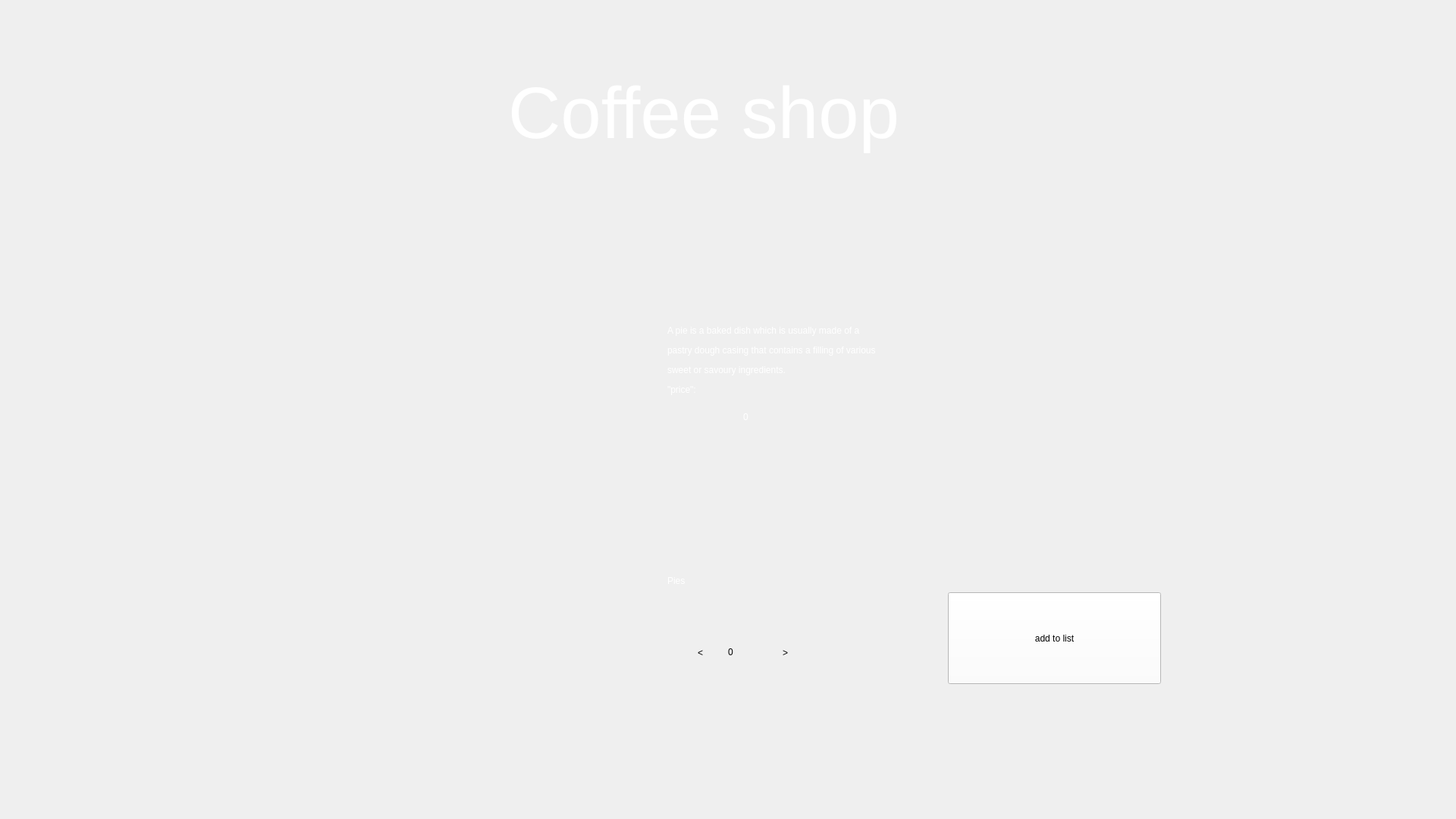
<?xml version="1.0" encoding="UTF-8"?>
<ui version="4.0">
 <class>PiesForm</class>
 <widget class="QWidget" name="PiesForm">
  <property name="geometry">
   <rect>
    <x>0</x>
    <y>0</y>
    <width>1920</width>
    <height>1080</height>
   </rect>
  </property>
  <property name="windowTitle">
   <string>Form</string>
  </property>
  <property name="styleSheet">
   <string notr="true"/>
  </property>
  <widget class="QLabel" name="Back">
   <property name="geometry">
    <rect>
     <x>0</x>
     <y>0</y>
     <width>1920</width>
     <height>1080</height>
    </rect>
   </property>
   <property name="styleSheet">
    <string notr="true">background-image: url(':/res/img/backgr.png');

background-repeat: no-repeat;
</string>
   </property>
   <property name="text">
    <string/>
   </property>
  </widget>
  <widget class="QLabel" name="label_2">
   <property name="geometry">
    <rect>
     <x>670</x>
     <y>80</y>
     <width>581</width>
     <height>141</height>
    </rect>
   </property>
   <property name="styleSheet">
    <string notr="true">position: absolute;
font: 700 26pt &quot;Segoe Script&quot;;
width: 328px;
height: 88px;
left: 796px;
top: 79px;
font-style: normal;
font-weight: 400;
font-size: 64px;
line-height: 88px;
color: #FFFFFF;
 border: none; 
outline: none;
background-position: center;
 background-repeat: no-repeat; 
background-color: transparent;</string>
   </property>
   <property name="text">
    <string>&lt;html&gt;&lt;head/&gt;&lt;body&gt;&lt;p&gt;&lt;span style=&quot; font-size:72pt;&quot;&gt;Coffee shop&lt;/span&gt;&lt;/p&gt;&lt;/body&gt;&lt;/html&gt;</string>
   </property>
  </widget>
  <widget class="QPushButton" name="Zerno">
   <property name="geometry">
    <rect>
     <x>89</x>
     <y>79</y>
     <width>130</width>
     <height>130</height>
    </rect>
   </property>
   <property name="styleSheet">
    <string notr="true">background-image: url(':/res/img/24.png');
background-position: center;
 background-repeat: no-repeat; 
background-color: transparent;
 border: none; 
outline: none;</string>
   </property>
   <property name="text">
    <string/>
   </property>
  </widget>
  <widget class="QLabel" name="label">
   <property name="geometry">
    <rect>
     <x>230</x>
     <y>310</y>
     <width>500</width>
     <height>591</height>
    </rect>
   </property>
   <property name="styleSheet">
    <string notr="true">background-image: url(':/res/img/Pies2.png');
background-position: center;
 background-repeat: no-repeat; </string>
   </property>
   <property name="text">
    <string/>
   </property>
  </widget>
  <widget class="QLabel" name="label_3">
   <property name="geometry">
    <rect>
     <x>880</x>
     <y>310</y>
     <width>711</width>
     <height>331</height>
    </rect>
   </property>
   <property name="styleSheet">
    <string notr="true">font: 700 18pt &quot;Segoe Script&quot;;
color: #FFFFFF;
</string>
   </property>
   <property name="text">
    <string>&lt;html&gt;&lt;head/&gt;&lt;body&gt;&lt;p&gt;A pie is a baked dish which is usually made of a &lt;/p&gt;&lt;p&gt;pastry dough casing that contains a filling of various&lt;/p&gt;&lt;p&gt;sweet or savoury ingredients.&lt;/p&gt;&lt;p&gt;&amp;quot;price&amp;quot;: &lt;/p&gt;&lt;/body&gt;&lt;/html&gt;</string>
   </property>
  </widget>
  <widget class="QPushButton" name="Buttmin">
   <property name="geometry">
    <rect>
     <x>884</x>
     <y>820</y>
     <width>79</width>
     <height>81</height>
    </rect>
   </property>
   <property name="styleSheet">
    <string notr="true">font: 700 18pt &quot;Segoe Script&quot;;
background-image: url(:/res/img/whites.png);

 border: none; 
outline: none;</string>
   </property>
   <property name="text">
    <string>&lt;</string>
   </property>
  </widget>
  <widget class="QPushButton" name="Buttpl">
   <property name="geometry">
    <rect>
     <x>995</x>
     <y>820</y>
     <width>81</width>
     <height>81</height>
    </rect>
   </property>
   <property name="styleSheet">
    <string notr="true">font: 700 18pt &quot;Segoe Script&quot;;
background-image: url(:/res/img/whites.png);

 border: none; 
outline: none;</string>
   </property>
   <property name="text">
    <string>&gt;</string>
   </property>
  </widget>
  <widget class="QLabel" name="numberqwert">
   <property name="geometry">
    <rect>
     <x>960</x>
     <y>820</y>
     <width>91</width>
     <height>81</height>
    </rect>
   </property>
   <property name="statusTip">
    <string/>
   </property>
   <property name="whatsThis">
    <string/>
   </property>
   <property name="layoutDirection">
    <enum>Qt::LeftToRight</enum>
   </property>
   <property name="styleSheet">
    <string notr="true">font: 700 18pt &quot;Segoe Script&quot;;
 border: none; 
outline: none;
background-image: url(:/res/img/whites.png);
text-align: center;</string>
   </property>
   <property name="lineWidth">
    <number>1</number>
   </property>
   <property name="text">
    <string>&lt;html&gt;&lt;head/&gt;&lt;body&gt;&lt;p&gt;0&lt;/p&gt;&lt;/body&gt;&lt;/html&gt;</string>
   </property>
  </widget>
  <widget class="QPushButton" name="pushButton">
   <property name="geometry">
    <rect>
     <x>1250</x>
     <y>781</y>
     <width>281</width>
     <height>121</height>
    </rect>
   </property>
   <property name="styleSheet">
    <string notr="true">font: 700 25pt &quot;Segoe Script&quot;;
background-color: rgb(255, 255, 255);
background-color: rgb(255, 255, 255);</string>
   </property>
   <property name="text">
    <string>add to list</string>
   </property>
  </widget>
  <widget class="QLabel" name="L1">
   <property name="geometry">
    <rect>
     <x>980</x>
     <y>540</y>
     <width>49</width>
     <height>20</height>
    </rect>
   </property>
   <property name="styleSheet">
    <string notr="true">font: 700 18pt &quot;Segoe Script&quot;;
color: #FFFFFF;</string>
   </property>
   <property name="text">
    <string>0</string>
   </property>
  </widget>
  <widget class="QLabel" name="Lab1">
   <property name="geometry">
    <rect>
     <x>880</x>
     <y>730</y>
     <width>251</width>
     <height>71</height>
    </rect>
   </property>
   <property name="styleSheet">
    <string notr="true">font: 700 27pt &quot;Segoe Script&quot;;
color: #FFFFFF;</string>
   </property>
   <property name="text">
    <string>Pies</string>
   </property>
  </widget>
  <zorder>Back</zorder>
  <zorder>Buttmin</zorder>
  <zorder>numberqwert</zorder>
  <zorder>label_2</zorder>
  <zorder>Zerno</zorder>
  <zorder>label</zorder>
  <zorder>label_3</zorder>
  <zorder>Buttpl</zorder>
  <zorder>pushButton</zorder>
  <zorder>L1</zorder>
  <zorder>Lab1</zorder>
 </widget>
 <resources/>
 <connections/>
</ui>
